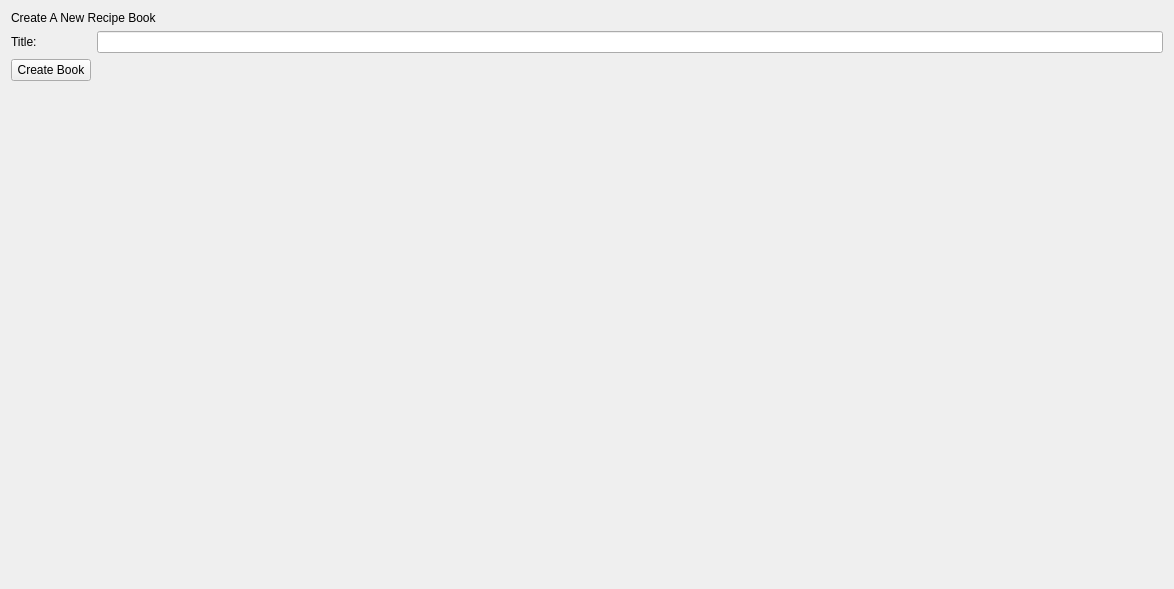
<?xml version="1.0" encoding="UTF-8"?>
<ui version="4.0">
 <class>CreateABookWidget</class>
 <widget class="QWidget" name="CreateABookWidget">
  <property name="geometry">
   <rect>
    <x>0</x>
    <y>0</y>
    <width>1174</width>
    <height>589</height>
   </rect>
  </property>
  <property name="windowTitle">
   <string>Form</string>
  </property>
  <layout class="QFormLayout" name="formLayout">
   <item row="0" column="0" colspan="2">
    <widget class="QLabel" name="label">
     <property name="text">
      <string>Create A New Recipe Book</string>
     </property>
    </widget>
   </item>
   <item row="2" column="0">
    <widget class="QLabel" name="label_2">
     <property name="text">
      <string>Title:</string>
     </property>
    </widget>
   </item>
   <item row="2" column="1">
    <widget class="QLineEdit" name="title_input"/>
   </item>
   <item row="3" column="0">
    <widget class="QPushButton" name="commit_button">
     <property name="text">
      <string>Create Book</string>
     </property>
    </widget>
   </item>
  </layout>
 </widget>
 <resources/>
 <connections/>
</ui>
